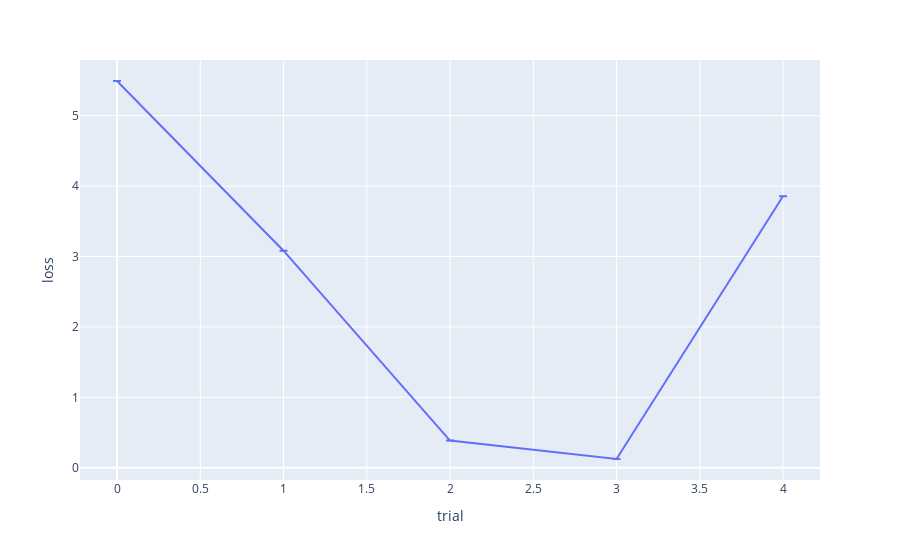
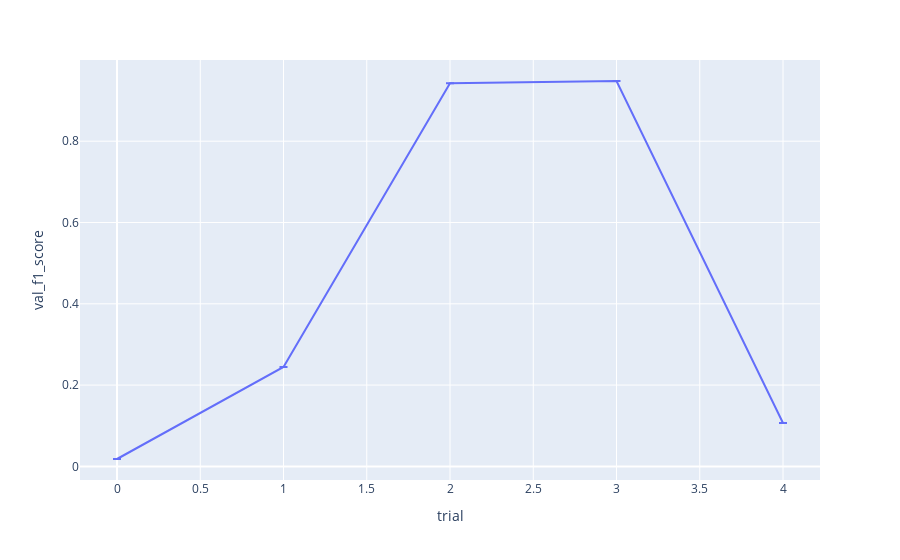
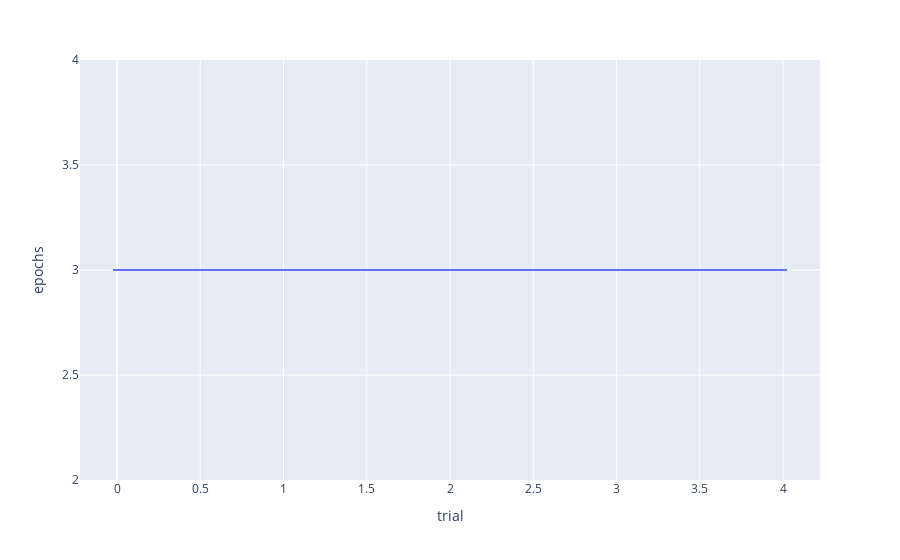

Notebook code for these charts, in order:
### Code cell
show_best_vals("../../../models/tuning/testfast2/")

### Figure 1 — Plotly figure (JSON) as saved in the notebook; plotly's stock layout.template omitted (floating-point values rounded to 4 significant figures)
{"data": [{"error_y": {"array": [null, null, null, null, null]}, "hovertemplate": "trial=%{x}<br>loss=%{y}<extra></extra>", "legendgroup": "", "line": {"color": "#636efa", "dash": "solid"}, "marker": {"symbol": "circle"}, "mode": "lines", "name": "", "orientation": "v", "showlegend": false, "type": "scatter", "x": [0, 1, 2, 3, 4], "xaxis": "x", "y": [5.492, 3.082, 0.3854, 0.1241, 3.856], "yaxis": "y"}], "layout": {"legend": {"tracegroupgap": 0}, "margin": {"t": 60}, "xaxis": {"anchor": "y", "domain": [0, 1], "title": {"text": "trial"}}, "yaxis": {"anchor": "x", "domain": [0, 1], "title": {"text": "loss"}}}}

### Figure 2 — Plotly figure (JSON) as saved in the notebook; plotly's stock layout.template omitted (floating-point values rounded to 4 significant figures)
{"data": [{"error_y": {"array": [null, null, null, null, null]}, "hovertemplate": "trial=%{x}<br>val_f1_score=%{y}<extra></extra>", "legendgroup": "", "line": {"color": "#636efa", "dash": "solid"}, "marker": {"symbol": "circle"}, "mode": "lines", "name": "", "orientation": "v", "showlegend": false, "type": "scatter", "x": [0, 1, 2, 3, 4], "xaxis": "x", "y": [0.01817, 0.2447, 0.9425, 0.9481, 0.1067], "yaxis": "y"}], "layout": {"legend": {"tracegroupgap": 0}, "margin": {"t": 60}, "xaxis": {"anchor": "y", "domain": [0, 1], "title": {"text": "trial"}}, "yaxis": {"anchor": "x", "domain": [0, 1], "title": {"text": "val_f1_score"}}}}

### Figure 3 — Plotly figure (JSON) as saved in the notebook; plotly's stock layout.template omitted (floating-point values rounded to 4 significant figures)
{"data": [{"error_y": {"array": [null, null, null, null, null]}, "hovertemplate": "trial=%{x}<br>epochs=%{y}<extra></extra>", "legendgroup": "", "line": {"color": "#636efa", "dash": "solid"}, "marker": {"symbol": "circle"}, "mode": "lines", "name": "", "orientation": "v", "showlegend": false, "type": "scatter", "x": [0, 1, 2, 3, 4], "xaxis": "x", "y": [3, 3, 3, 3, 3], "yaxis": "y"}], "layout": {"legend": {"tracegroupgap": 0}, "margin": {"t": 60}, "xaxis": {"anchor": "y", "domain": [0, 1], "title": {"text": "trial"}}, "yaxis": {"anchor": "x", "domain": [0, 1], "title": {"text": "epochs"}}}}
